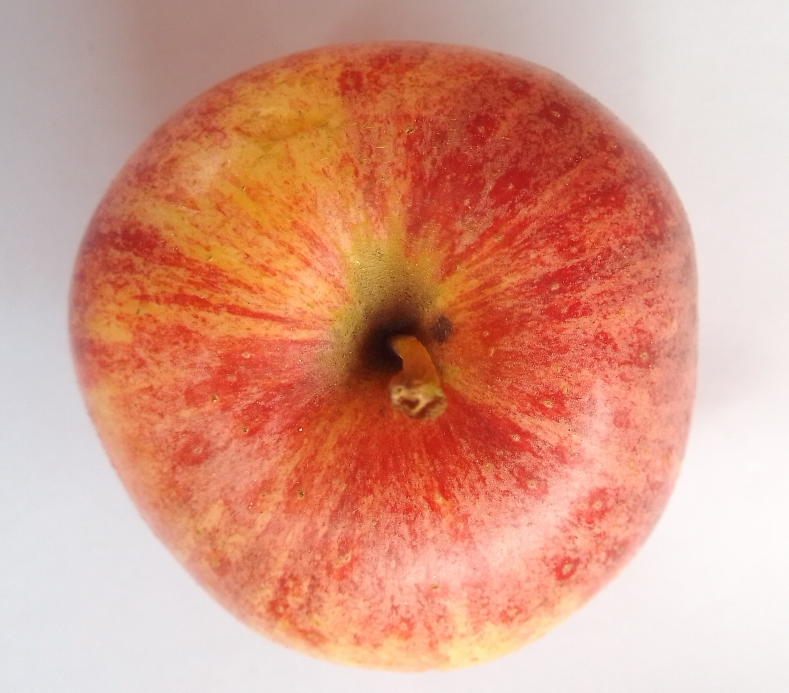
#> input picture data set/normal/FreshApple (104).jpg, 2367 x 2078 px, found by its file name (shown at 1/3 size); its folder holds only this picture in this run
$ jupyter execute --allow-errors svm_rf.ipynb
#> lines starting #> are read from the running program, lines starting #| are printed output that depends on the picture
[cell 1]
import pandas as pd
import numpy as np
import matplotlib.pyplot as plt

import os
from skimage.io import imread
from skimage.transform import resize

[cell 2]
# from google.colab import drive
# drive.mount('/content/drive')

[cell 3]
input_path = "/Users/jay55/Desktop/deeplearning/data set"
categories = ['normal' , 'rotten']
data = []
labels = []
for category_idx , category in enumerate(categories):
  for file in os.listdir(os.path.join(input_path , category)):
    img_path = os.path.join(input_path , category , file)
    print(img_path)
    img = imread(img_path)
#> img is the input picture: shape (2078, 2367, 3); mean R, G, B 217, 155.5, 135.4
    img = resize(img , (32,32))
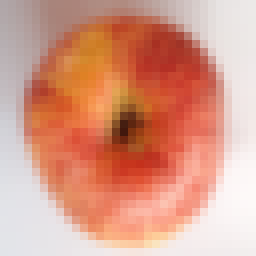
#> img: shape (32, 32, 3) float64 (shown 8 times larger); mean R, G, B 0.851, 0.61, 0.531
    data.append(img.flatten())
    labels.append(category_idx)
#> pass 2 of the loop `for category_idx , category in enumerate(categories):`:
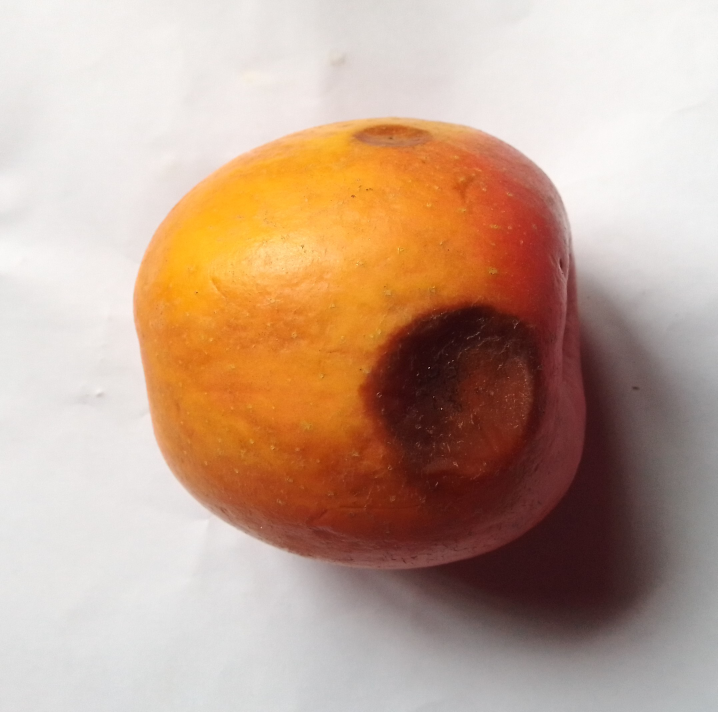
#> input picture data set/rotten/RottenApple (10).jpg, 2152 x 2135 px, found by its file name (shown at 1/3 size)
#> img is the input picture: shape (2135, 2152, 3); mean R, G, B 194.5, 164.3, 145
#> `img = resize(img , (32,32))`:
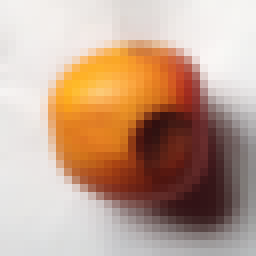
#> img: shape (32, 32, 3) float64 (shown 8 times larger); mean R, G, B 0.763, 0.644, 0.569

[cell 4]
data[1]
#> Out = 3072 values, max 0.997 at index 987, min 0.0585 at index 1496, mean 0.659
